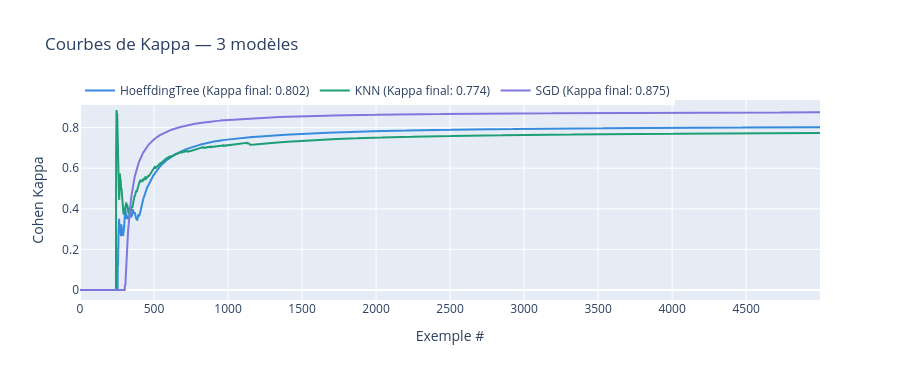

The cell this chart's notebook holds for it:
### Code cell
# ══════════════════════════════════════════
# COURBES DE KAPPA COMPARÉES
# Kappa = précision corrigée du hasard
# Plus fiable que l'accuracy sur les datasets déséquilibrés
# ══════════════════════════════════════════

fig2 = go.Figure()

for nom, data in resultats.items():
    fig2.add_trace(go.Scatter(
        x    = list(range(len(data['kappas']))),
        y    = data['kappas'],
        name = f"{nom} (Kappa final: {data['kappa']:.3f})",
        mode = 'lines',
        line = dict(color=couleurs[nom], width=2),
    ))

fig2.update_layout(
    title  = 'Courbes de Kappa — 3 modèles',
    xaxis_title = 'Exemple #',
    yaxis_title = 'Cohen Kappa',
    height = 380,
    legend = dict(orientation='h', y=1.12),
)
fig2.show()

print('Interprétation du Kappa :')
print('  0.00 - 0.20 → Très faible')
print('  0.20 - 0.40 → Faible')
print('  0.40 - 0.60 → Modéré')
print('  0.60 - 0.80 → Bien ✓')
print('  0.80 - 1.00 → Très bien ✓✓')

### Figure 1 — Plotly figure (JSON) as saved in the notebook; plotly's stock layout.template omitted (floating-point values rounded to 4 significant figures; data arrays with more than 128 entries replaced by an {"elided": "..."} marker saying what was removed)
{"data": [{"line": {"color": "#378ADD", "width": 2}, "mode": "lines", "name": "HoeffdingTree (Kappa final: 0.802)", "type": "scatter", "x": {"elided": "5000 int values"}, "y": {"elided": "5000 float values"}}, {"line": {"color": "#1D9E75", "width": 2}, "mode": "lines", "name": "KNN (Kappa final: 0.774)", "type": "scatter", "x": {"elided": "5000 int values"}, "y": {"elided": "5000 float values"}}, {"line": {"color": "#7F77DD", "width": 2}, "mode": "lines", "name": "SGD (Kappa final: 0.875)", "type": "scatter", "x": {"elided": "5000 int values"}, "y": {"elided": "5000 float values"}}], "layout": {"height": 380, "legend": {"orientation": "h", "y": 1.12}, "title": {"text": "Courbes de Kappa — 3 modèles"}, "xaxis": {"title": {"text": "Exemple #"}}, "yaxis": {"title": {"text": "Cohen Kappa"}}}}
